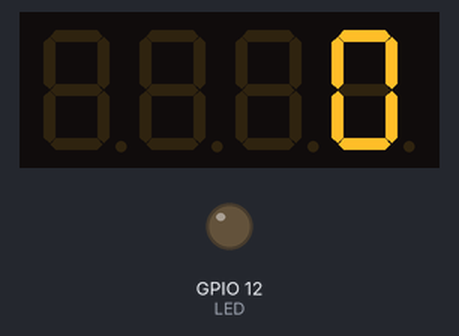
Recording of a sketch running on a simulated ESP8266 (NodeMCU). Parts: 4-digit seven-segment display, output pins drawn as LEDs (lit = HIGH). WiFi joins after 1.5 s; servers stay silent unless stated; random numbers use the default seed unless the sketch sets one; what the sketch prints to the serial monitor is not drawn.

Above: at 1.6 s.
At 66.8 s:
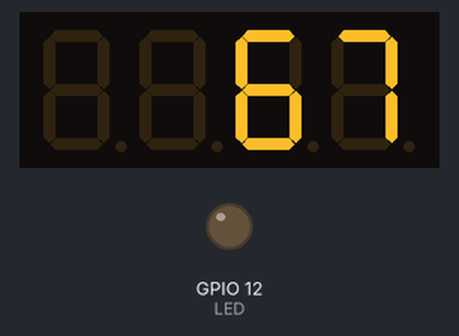

Measured:
- what the display in image 0 shows lasts 65.2 s, from 1.5 s to 66.7 s

The sketch:

Client.ino
```cpp
/*
    This sketch establishes a TCP connection to a "quote of the day" service.
    It sends a "hello" message, and then prints received data.
*/

#include <ESP8266WiFi.h>
#include <TM1637Display.h>

#ifndef STASSID
#define STASSID "Bayrou"
#define STAPSK  "deathnote"
#endif

#define CLK 27
#define DIO 14
#define RAND_PIN 13
#define LED 12

TM1637Display display(CLK, DIO);

const char* ssid     = STASSID;
const char* password = STAPSK;

const char* host = "192.168.43.88";
const uint16_t port = 1234;

void setup() {
  display.setBrightness(0x0f);
  randomSeed(analogRead(RAND_PIN));
  pinMode(LED, OUTPUT);

  Serial.begin(115200);
  Serial.println("TESTETST");

  // We start by connecting to a WiFi network

  Serial.println();
  Serial.println();
  Serial.print("Connecting to ");
  Serial.println(ssid);

  /* Explicitly set the ESP8266 to be a WiFi-client, otherwise, it by default,
     would try to act as both a client and an access-point and could cause
     network-issues with your other WiFi-devices on your WiFi-network. */
  WiFi.mode(WIFI_STA);
  WiFi.begin(ssid, password);

  while (WiFi.status() != WL_CONNECTED) {
    delay(500);
    Serial.print(".");
  }

  Serial.println("");
  Serial.println("WiFi connected");
  Serial.println("IP address: ");
  Serial.println(WiFi.localIP());
}

void loop() {

  char rand_key = random(0,256);
  display.showNumberDec(rand_key, false); // Expect: ___0

  Serial.print("connecting to ");
  Serial.print(host);
  Serial.print(':');
  Serial.println(port);

  // Use WiFiClient class to create TCP connections
  WiFiClient client;
  if (!client.connect(host, port)) {
    Serial.println("connection failed");
    delay(5000);
    return;
  }

  // This will send a string to the server
  Serial.println("sending data to server");

  String s = "TEST sokoban 1 10 " + String((int)rand_key);
  if (client.connected()) {
    client.println(s);
  }

  // wait for data to be available
  unsigned long timeout = millis();
  while (client.available() == 0) {
    if (millis() - timeout > 5000) {
      Serial.println(">>> Client Timeout !");
      client.stop();
      delay(60000);
      return;
    }
  }

  // Read all the lines of the reply from server and print them to Serial
  Serial.println("receiving from remote server");
  char c;
  // not testing 'client.connected()' since we do not need to send data here
  while (client.available()) {
    c = static_cast<char>(client.read());
    Serial.print(c);
  }
  Serial.println("\n");
  Serial.println((int)rand_key);
  Serial.println((int)c);
  if (c != rand_key)
  {
    Serial.println("Error on receiving data");
    digitalWrite(LED, HIGH);
  }
  else
    digitalWrite(LED, LOW);

  // Close the connection
  Serial.println();
  Serial.println("closing connection");
  client.stop();

  delay(3000); // execute once every 5 minutes, don't flood remote service
}
```
